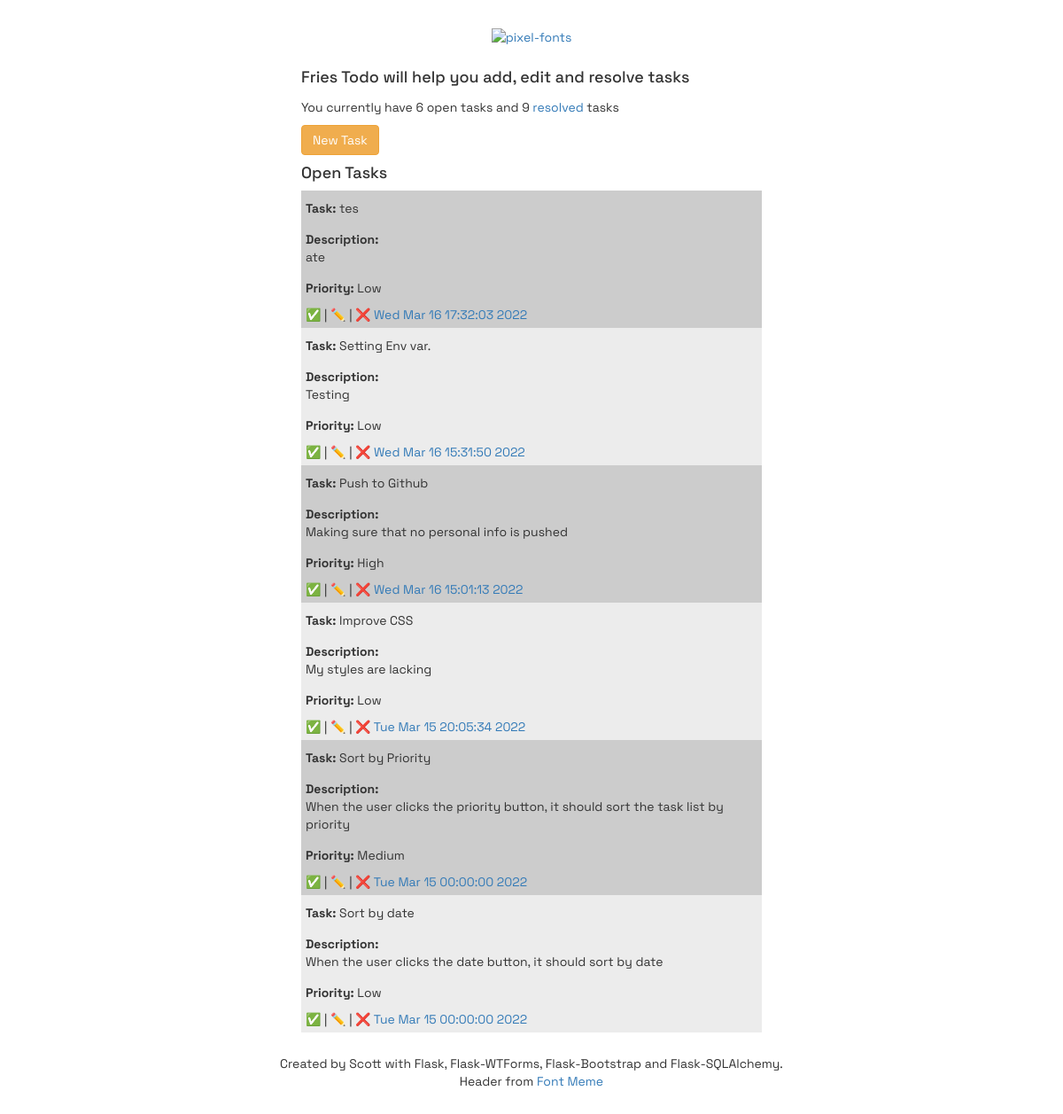
Before: / with the older database file.
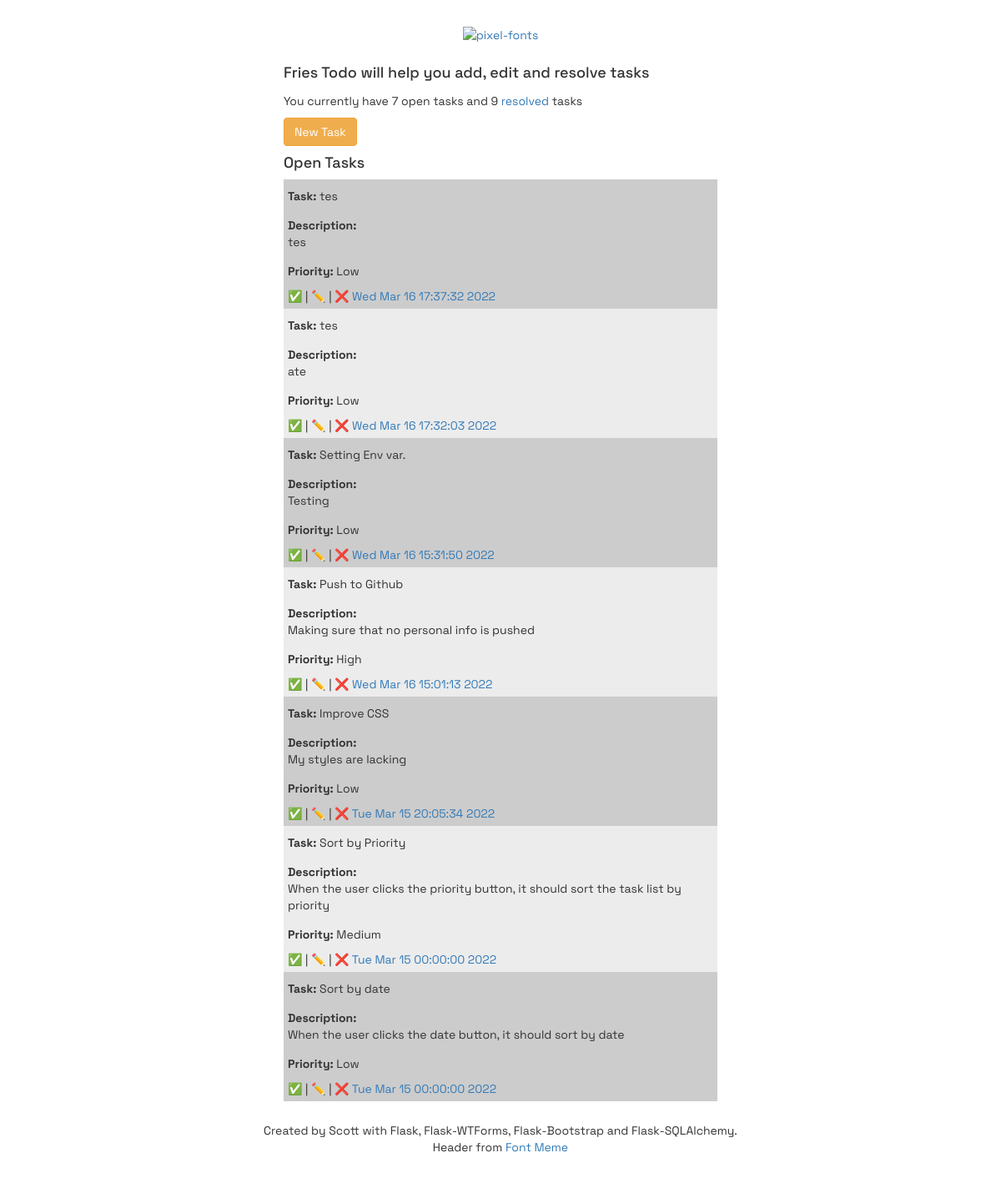
After: the same page with the newer database file.
### main.py (models this page shows)
class TodoApp(db.Model):
    id = db.Column(db.Integer, primary_key=True)
    title = db.Column(db.String(100))
    description = db.Column(db.String(500))
    priority = db.Column(db.String(25))
    date = db.Column(db.String(100))
    resolved = db.Column(db.Integer)

### main.py (the view)
@app.route("/", methods=["GET", "POST"])
def home():
    open_todos = TodoApp.query.filter(TodoApp.resolved == 0).all()
    count_open = TodoApp.query.filter(TodoApp.resolved == 0).count()
    count_resolved = TodoApp.query.filter_by(resolved=1).count()
    form = TodoForm()
    if request.method == "POST":
        new_todo = TodoApp(title=form.title.data, description=form.description.data,
                           priority=form.priority.data, date=datetime.now().strftime("%c"), resolved=0)
        db.session.add(new_todo)
        db.session.commit()
        return redirect(url_for('home'))
    return render_template("index.html", todos=open_todos, form=form, count=count_open, resolved=count_resolved)

### templates/index.html (shortened to what this page needs)
{% extends "bootstrap/base.html" %}
{% import "bootstrap/wtf.html" as wtf %}
{% block styles %}
{{super()}}
<link rel="stylesheet"
      href="{{url_for('.static', filename='styles.css')}}">
{% endblock %}
{% block content %}
<div class="top">
    <a href="{{ url_for('home')}}"><img src="https://fontmeme.com/permalink/220316/33e90c76948a1c1dd1694469604ba760.png" alt="pixel-fonts" border="0"></a>
</div>
<div class="container">
     <div class="row">
         <h4>Fries Todo will help you add, edit and resolve tasks</h4>
          <p>You currently have {{ count }} open tasks and {{ resolved }} <a href="{{ url_for('show_resolved') }}">resolved</a> tasks</p>
         <button class="btn btn-warning" onclick="hideAdd()">New Task</button>
    </div>
    <div class="row">
        <h4>Open Tasks</h4>
        {% for todo in todos|reverse %}
        <div class="square">
            <p><strong>Task:</strong> {{ todo.title }}</p>
            <p><strong>Description:</strong> <br> {{ todo.description }}</p>
            <p><strong>Priority:</strong> {{ todo.priority }}</p>
            <a title="resolved" href="{{ url_for('resolve_task', task=todo.id) }}">✅</a> | <a title="edit" href="{{ url_for('edit_task', task=todo.id) }}">✏️</a> | <a title="delete" href="{{url_for('delete_task', task=todo.id)}}">❌</a> <a title="task" href="{{ url_for('show_task', task=todo.id) }}">{{ todo.date }}</a>
        </div>
        {% endfor %}
    </div>
</div>
<div class="top">
    <footer>Created by Scott with Flask, Flask-WTForms, Flask-Bootstrap and Flask-SQLAlchemy. Header from <a
            href="https://fontmeme.com/pixel-fonts/">Font Meme</a></footer>
</div>
{% endblock %}

### static/styles.css (style rules this page uses)
body { margin: 30px; font-family: 'Space Grotesk', sans-serif; }
.container { max-width: 500px; margin: 10px auto 20px auto; padding: 5px; }
.top { text-align: center; margin-top: 20px; width: 50%; margin: auto; }
a:link { text-decoration: none; }
p { padding-top: 5px; }
.square:nth-child(even) { background: #CCC }
.square:nth-child(odd) { background: #ECECEC }
.square { padding: 5px; }

Changed rows visible on the page:
added TodoApp: title "tes", description "tes", priority "Low", date "Wed Mar 16 17:37:32 2022"
Other visible differences:
{{ count }}: "6" → "7"
